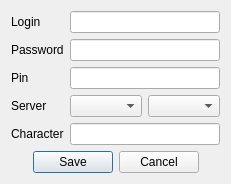
<?xml version="1.0" encoding="UTF-8"?>
<ui version="4.0">
 <class>CharacterForm</class>
 <widget class="QDialog" name="CharacterForm">
  <property name="geometry">
   <rect>
    <x>0</x>
    <y>0</y>
    <width>226</width>
    <height>171</height>
   </rect>
  </property>
  <property name="windowTitle">
   <string>Character</string>
  </property>
  <layout class="QGridLayout" name="gridLayout">
   <item row="0" column="0">
    <widget class="QLabel" name="login">
     <property name="text">
      <string>Login</string>
     </property>
    </widget>
   </item>
   <item row="0" column="1" colspan="2">
    <widget class="QLineEdit" name="loginField"/>
   </item>
   <item row="1" column="0">
    <widget class="QLabel" name="password">
     <property name="text">
      <string>Password</string>
     </property>
    </widget>
   </item>
   <item row="1" column="1" colspan="2">
    <widget class="QLineEdit" name="passwordField">
     <property name="echoMode">
      <enum>QLineEdit::Password</enum>
     </property>
    </widget>
   </item>
   <item row="2" column="0">
    <widget class="QLabel" name="pin">
     <property name="text">
      <string>Pin</string>
     </property>
    </widget>
   </item>
   <item row="2" column="1" colspan="2">
    <widget class="QLineEdit" name="pinField"/>
   </item>
   <item row="3" column="0">
    <widget class="QLabel" name="server">
     <property name="text">
      <string>Server</string>
     </property>
    </widget>
   </item>
   <item row="3" column="1">
    <widget class="QComboBox" name="serverCombo"/>
   </item>
   <item row="3" column="2">
    <widget class="QComboBox" name="channelCombo"/>
   </item>
   <item row="4" column="0">
    <widget class="QLabel" name="name">
     <property name="text">
      <string>Character</string>
     </property>
    </widget>
   </item>
   <item row="4" column="1" colspan="2">
    <widget class="QLineEdit" name="nameField"/>
   </item>
   <item row="5" column="0" colspan="3">
    <widget class="QDialogButtonBox" name="buttonBox">
     <property name="orientation">
      <enum>Qt::Horizontal</enum>
     </property>
     <property name="standardButtons">
      <set>QDialogButtonBox::Cancel|QDialogButtonBox::Save</set>
     </property>
     <property name="centerButtons">
      <bool>true</bool>
     </property>
    </widget>
   </item>
  </layout>
 </widget>
 <resources/>
 <connections>
  <connection>
   <sender>buttonBox</sender>
   <signal>accepted()</signal>
   <receiver>CharacterForm</receiver>
   <slot>accept()</slot>
   <hints>
    <hint type="sourcelabel">
     <x>248</x>
     <y>254</y>
    </hint>
    <hint type="destinationlabel">
     <x>157</x>
     <y>274</y>
    </hint>
   </hints>
  </connection>
  <connection>
   <sender>buttonBox</sender>
   <signal>rejected()</signal>
   <receiver>CharacterForm</receiver>
   <slot>reject()</slot>
   <hints>
    <hint type="sourcelabel">
     <x>316</x>
     <y>260</y>
    </hint>
    <hint type="destinationlabel">
     <x>286</x>
     <y>274</y>
    </hint>
   </hints>
  </connection>
 </connections>
</ui>
